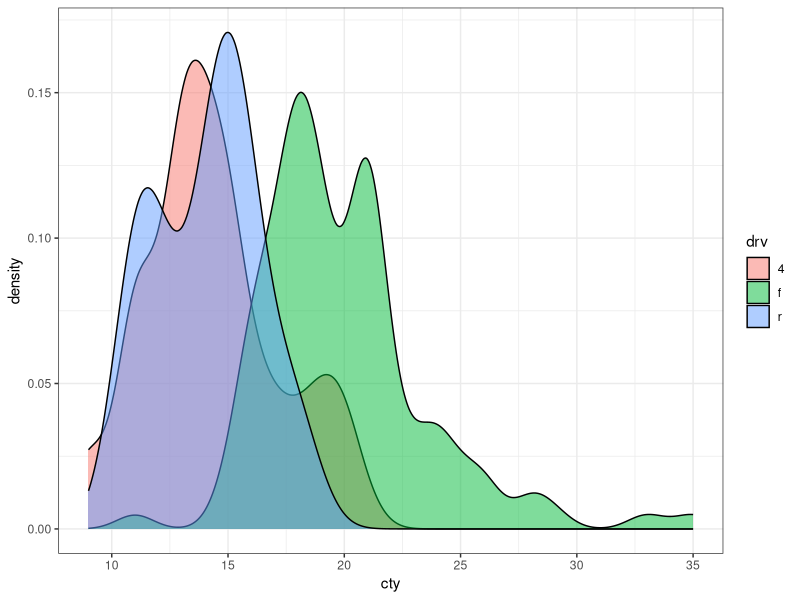
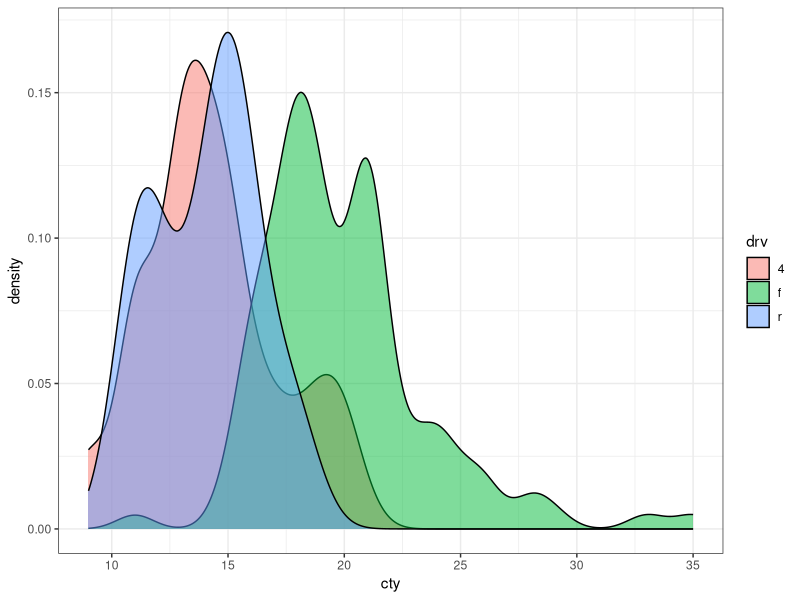

Reproduce these figures in R, in order.
library(tidyverse)
View(mpg)
mpg %>%
  ggplot(aes(x=cty,fill=drv))+
  geom_density(alpha=.5)+
  theme_bw()

ggsave("mpg plot.png",
       width = 12,
       height = 8,
       units = "cm",
       dpi = 300)
